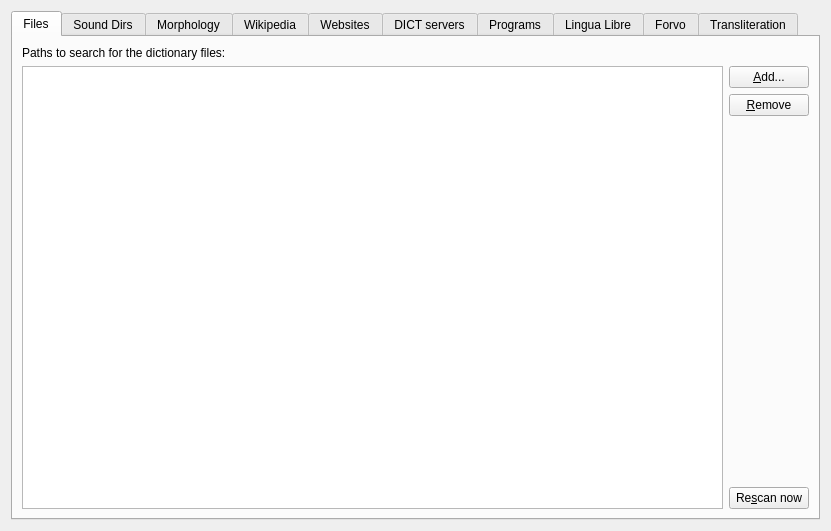
<?xml version="1.0" encoding="UTF-8"?>
<ui version="4.0">
 <class>Sources</class>
 <widget class="QWidget" name="Sources">
  <property name="geometry">
   <rect>
    <x>0</x>
    <y>0</y>
    <width>831</width>
    <height>531</height>
   </rect>
  </property>
  <property name="windowTitle">
   <string notr="true">Sources</string>
  </property>
  <layout class="QVBoxLayout" name="verticalLayout_9">
   <item>
    <widget class="QTabWidget" name="tabWidget">
     <property name="currentIndex">
      <number>0</number>
     </property>
     <property name="iconSize">
      <size>
       <width>15</width>
       <height>15</height>
      </size>
     </property>
     <property name="elideMode">
      <enum>Qt::ElideNone</enum>
     </property>
     <property name="usesScrollButtons">
      <bool>true</bool>
     </property>
     <widget class="QWidget" name="filesTab">
      <attribute name="icon">
       <iconset resource="../../resources.qrc">
        <normaloff>:/icons/folders.svg</normaloff>:/icons/folders.svg</iconset>
      </attribute>
      <attribute name="title">
       <string>Files</string>
      </attribute>
      <layout class="QVBoxLayout" name="verticalLayout_2">
       <item>
        <widget class="QLabel" name="label">
         <property name="text">
          <string>Paths to search for the dictionary files:</string>
         </property>
        </widget>
       </item>
       <item>
        <layout class="QHBoxLayout" name="horizontalLayout">
         <item>
          <widget class="QTreeView" name="paths"/>
         </item>
         <item>
          <layout class="QVBoxLayout" name="verticalLayout">
           <item>
            <widget class="QPushButton" name="addPath">
             <property name="text">
              <string>&amp;Add...</string>
             </property>
            </widget>
           </item>
           <item>
            <widget class="QPushButton" name="removePath">
             <property name="text">
              <string>&amp;Remove</string>
             </property>
            </widget>
           </item>
           <item>
            <spacer name="verticalSpacer">
             <property name="orientation">
              <enum>Qt::Vertical</enum>
             </property>
             <property name="sizeHint" stdset="0">
              <size>
               <width>17</width>
               <height>68</height>
              </size>
             </property>
            </spacer>
           </item>
           <item>
            <widget class="QPushButton" name="rescan">
             <property name="text">
              <string>Re&amp;scan now</string>
             </property>
            </widget>
           </item>
          </layout>
         </item>
        </layout>
       </item>
      </layout>
     </widget>
     <widget class="QWidget" name="tab">
      <attribute name="icon">
       <iconset resource="../../resources.qrc">
        <normaloff>:/icons/folder-sound.svg</normaloff>:/icons/folder-sound.svg</iconset>
      </attribute>
      <attribute name="title">
       <string>Sound Dirs</string>
      </attribute>
      <layout class="QVBoxLayout" name="verticalLayout_7">
       <item>
        <widget class="QLabel" name="label_3">
         <property name="text">
          <string>Make dictionaries from bunches of audiofiles by adding paths here:</string>
         </property>
        </widget>
       </item>
       <item>
        <layout class="QHBoxLayout" name="horizontalLayout_3">
         <item>
          <widget class="QTreeView" name="soundDirs"/>
         </item>
         <item>
          <layout class="QVBoxLayout" name="verticalLayout_6">
           <item>
            <widget class="QPushButton" name="addSoundDir">
             <property name="text">
              <string>&amp;Add...</string>
             </property>
            </widget>
           </item>
           <item>
            <widget class="QPushButton" name="removeSoundDir">
             <property name="text">
              <string>&amp;Remove</string>
             </property>
            </widget>
           </item>
           <item>
            <spacer name="verticalSpacer_3">
             <property name="orientation">
              <enum>Qt::Vertical</enum>
             </property>
             <property name="sizeHint" stdset="0">
              <size>
               <width>20</width>
               <height>40</height>
              </size>
             </property>
            </spacer>
           </item>
          </layout>
         </item>
        </layout>
       </item>
      </layout>
     </widget>
     <widget class="QWidget" name="tab_2">
      <attribute name="icon">
       <iconset resource="../../resources.qrc">
        <normaloff>:/icons/icon32_hunspell.png</normaloff>:/icons/icon32_hunspell.png</iconset>
      </attribute>
      <attribute name="title">
       <string>Morphology</string>
      </attribute>
      <layout class="QVBoxLayout" name="verticalLayout_8">
       <item>
        <widget class="QLabel" name="label_4">
         <property name="text">
          <string>Path to a directory with Hunspell/Myspell dictionaries:</string>
         </property>
        </widget>
       </item>
       <item>
        <layout class="QHBoxLayout" name="horizontalLayout_4">
         <item>
          <widget class="QLineEdit" name="hunspellPath">
           <property name="readOnly">
            <bool>true</bool>
           </property>
          </widget>
         </item>
         <item>
          <widget class="QPushButton" name="changeHunspellPath">
           <property name="text">
            <string>&amp;Change...</string>
           </property>
          </widget>
         </item>
        </layout>
       </item>
       <item>
        <widget class="QLabel" name="label_5">
         <property name="text">
          <string>Available morphology dictionaries:</string>
         </property>
        </widget>
       </item>
       <item>
        <layout class="QHBoxLayout" name="horizontalLayout_5">
         <item>
          <widget class="QTreeView" name="hunspellDictionaries"/>
         </item>
         <item>
          <widget class="QLabel" name="label_6">
           <property name="text">
            <string>Each morphology dictionary appears as a
separate auxiliary dictionary which
provides stem words for searches and
spelling suggestions for mistyped words.
Add appropriate dictionaries to the bottoms
of the appropriate groups to use them.</string>
           </property>
           <property name="textFormat">
            <enum>Qt::PlainText</enum>
           </property>
           <property name="wordWrap">
            <bool>false</bool>
           </property>
          </widget>
         </item>
        </layout>
       </item>
      </layout>
     </widget>
     <widget class="QWidget" name="mediaWikisTab">
      <attribute name="icon">
       <iconset resource="../../resources.qrc">
        <normaloff>:/icons/icon32_wiki.png</normaloff>:/icons/icon32_wiki.png</iconset>
      </attribute>
      <attribute name="title">
       <string>Wikipedia</string>
      </attribute>
      <layout class="QVBoxLayout" name="verticalLayout_4">
       <item>
        <widget class="QLabel" name="label_2">
         <property name="text">
          <string>Wikipedia (MediaWiki) sites:</string>
         </property>
        </widget>
       </item>
       <item>
        <layout class="QHBoxLayout" name="horizontalLayout_2">
         <item>
          <widget class="QTreeView" name="mediaWikis"/>
         </item>
         <item>
          <layout class="QVBoxLayout" name="verticalLayout_3">
           <item>
            <widget class="QPushButton" name="addMediaWiki">
             <property name="text">
              <string>&amp;Add...</string>
             </property>
            </widget>
           </item>
           <item>
            <widget class="QPushButton" name="removeMediaWiki">
             <property name="text">
              <string>&amp;Remove</string>
             </property>
            </widget>
           </item>
           <item>
            <spacer name="verticalSpacer_2">
             <property name="orientation">
              <enum>Qt::Vertical</enum>
             </property>
             <property name="sizeType">
              <enum>QSizePolicy::Expanding</enum>
             </property>
             <property name="sizeHint" stdset="0">
              <size>
               <width>20</width>
               <height>40</height>
              </size>
             </property>
            </spacer>
           </item>
          </layout>
         </item>
        </layout>
       </item>
      </layout>
     </widget>
     <widget class="QWidget" name="tab_4">
      <attribute name="icon">
       <iconset resource="../../resources.qrc">
        <normaloff>:/icons/internet.svg</normaloff>:/icons/internet.svg</iconset>
      </attribute>
      <attribute name="title">
       <string>Websites</string>
      </attribute>
      <layout class="QVBoxLayout" name="verticalLayout_11">
       <item>
        <widget class="QLabel" name="label_9">
         <property name="text">
          <string>Any websites. A string %GDWORD% will be replaced with the query word:</string>
         </property>
        </widget>
       </item>
       <item>
        <layout class="QHBoxLayout" name="horizontalLayout_6">
         <item>
          <widget class="QTreeView" name="webSites"/>
         </item>
         <item>
          <layout class="QVBoxLayout" name="verticalLayout_10">
           <item>
            <widget class="QPushButton" name="addWebSite">
             <property name="text">
              <string>&amp;Add...</string>
             </property>
            </widget>
           </item>
           <item>
            <widget class="QPushButton" name="removeWebSite">
             <property name="text">
              <string>&amp;Remove</string>
             </property>
            </widget>
           </item>
           <item>
            <spacer name="verticalSpacer_8">
             <property name="orientation">
              <enum>Qt::Vertical</enum>
             </property>
             <property name="sizeHint" stdset="0">
              <size>
               <width>20</width>
               <height>40</height>
              </size>
             </property>
            </spacer>
           </item>
          </layout>
         </item>
        </layout>
       </item>
      </layout>
     </widget>
     <widget class="QWidget" name="dictdTab">
      <attribute name="icon">
       <iconset resource="../../resources.qrc">
        <normaloff>:/icons/network.svg</normaloff>:/icons/network.svg</iconset>
      </attribute>
      <attribute name="title">
       <string>DICT servers</string>
      </attribute>
      <layout class="QVBoxLayout" name="verticalLayout_16">
       <item>
        <widget class="QLabel" name="label_116">
         <property name="text">
          <string>DICT servers:</string>
         </property>
        </widget>
       </item>
       <item>
        <layout class="QHBoxLayout" name="horizontalLayout_16">
         <item>
          <widget class="QTreeView" name="dictServers"/>
         </item>
         <item>
          <layout class="QVBoxLayout" name="verticalLayout_17">
           <item>
            <widget class="QPushButton" name="addDictServer">
             <property name="text">
              <string>&amp;Add...</string>
             </property>
            </widget>
           </item>
           <item>
            <widget class="QPushButton" name="removeDictServer">
             <property name="text">
              <string>&amp;Remove</string>
             </property>
            </widget>
           </item>
           <item>
            <spacer name="verticalSpacer_18">
             <property name="orientation">
              <enum>Qt::Vertical</enum>
             </property>
             <property name="sizeHint" stdset="0">
              <size>
               <width>20</width>
               <height>40</height>
              </size>
             </property>
            </spacer>
           </item>
          </layout>
         </item>
        </layout>
       </item>
      </layout>
     </widget>
     <widget class="QWidget" name="tab_6">
      <attribute name="icon">
       <iconset resource="../../resources.qrc">
        <normaloff>:/icons/programs.svg</normaloff>:/icons/programs.svg</iconset>
      </attribute>
      <attribute name="title">
       <string>Programs</string>
      </attribute>
      <layout class="QVBoxLayout" name="verticalLayout_15">
       <item>
        <widget class="QLabel" name="label_16">
         <property name="text">
          <string>Any external programs. A string %GDWORD% will be replaced with the query word. A string %GDSEARCH% will be replaced with the text in the search bar. If both of the parameters are not provided, the headword will be fed into standard input.</string>
         </property>
         <property name="wordWrap">
          <bool>true</bool>
         </property>
        </widget>
       </item>
       <item>
        <layout class="QHBoxLayout" name="horizontalLayout_7">
         <item>
          <widget class="QTreeView" name="programs"/>
         </item>
         <item>
          <layout class="QVBoxLayout" name="verticalLayout_14">
           <item>
            <widget class="QPushButton" name="addProgram">
             <property name="text">
              <string>&amp;Add...</string>
             </property>
            </widget>
           </item>
           <item>
            <widget class="QPushButton" name="removeProgram">
             <property name="text">
              <string>&amp;Remove</string>
             </property>
            </widget>
           </item>
           <item>
            <spacer name="verticalSpacer_12">
             <property name="orientation">
              <enum>Qt::Vertical</enum>
             </property>
             <property name="sizeHint" stdset="0">
              <size>
               <width>20</width>
               <height>40</height>
              </size>
             </property>
            </spacer>
           </item>
          </layout>
         </item>
        </layout>
       </item>
      </layout>
     </widget>
     <widget class="QWidget" name="tab_lingua">
      <attribute name="icon">
       <iconset resource="../../resources.qrc">
        <normaloff>:/icons/lingualibre.svg</normaloff>:/icons/lingualibre.svg</iconset>
      </attribute>
      <attribute name="title">
       <string>Lingua Libre</string>
      </attribute>
      <layout class="QVBoxLayout" name="verticalLayout_5">
       <item>
        <widget class="QLabel" name="label_17">
         <property name="text">
          <string>&lt;html&gt;&lt;head/&gt;&lt;body&gt;&lt;p&gt;Pronunciations provided by &lt;a href=&quot;https://lingualibre.org&quot;&gt;&lt;span style=&quot; text-decoration: underline; color:#2980b9;&quot;&gt;Lingua Libre&lt;/span&gt;&lt;/a&gt;, a collaborative linguistic media library of Wikimedia France. &lt;/p&gt;&lt;/body&gt;&lt;/html&gt;</string>
         </property>
         <property name="openExternalLinks">
          <bool>true</bool>
         </property>
        </widget>
       </item>
       <item>
        <widget class="QGroupBox" name="linguaEnabled">
         <property name="title">
          <string>Enable Lingua Libre</string>
         </property>
         <property name="checkable">
          <bool>true</bool>
         </property>
         <layout class="QFormLayout" name="formLayout_2">
          <item row="0" column="0">
           <widget class="QLabel" name="label_18">
            <property name="text">
             <string>ISO 639-3 language code</string>
            </property>
           </widget>
          </item>
          <item row="0" column="1">
           <widget class="QLineEdit" name="linguaLangCode"/>
          </item>
          <item row="1" column="1">
           <widget class="QLabel" name="label_19">
            <property name="text">
             <string>Examples:  &amp;quot;eng&amp;quot; for English, &amp;quot;fra&amp;quot; for French &lt;br&gt;

Full list of availiable languages can be found &lt;a href=&quot;https://lingualibre.org/wiki/LinguaLibre:Stats/Languages&quot;&gt; here &lt;/a&gt;</string>
            </property>
            <property name="openExternalLinks">
             <bool>true</bool>
            </property>
           </widget>
          </item>
         </layout>
        </widget>
       </item>
       <item>
        <spacer name="verticalSpacer_4">
         <property name="orientation">
          <enum>Qt::Vertical</enum>
         </property>
         <property name="sizeHint" stdset="0">
          <size>
           <width>20</width>
           <height>40</height>
          </size>
         </property>
        </spacer>
       </item>
      </layout>
     </widget>
     <widget class="QWidget" name="tab_5">
      <attribute name="icon">
       <iconset resource="../../resources.qrc">
        <normaloff>:/icons/forvo.png</normaloff>:/icons/forvo.png</iconset>
      </attribute>
      <attribute name="title">
       <string>Forvo</string>
      </attribute>
      <layout class="QVBoxLayout" name="verticalLayout_13">
       <item>
        <widget class="QLabel" name="label_11">
         <property name="sizePolicy">
          <sizepolicy hsizetype="Preferred" vsizetype="Preferred">
           <horstretch>0</horstretch>
           <verstretch>0</verstretch>
          </sizepolicy>
         </property>
         <property name="text">
          <string>Live pronunciations from &lt;a href=&quot;http://www.forvo.com/&quot;&gt;forvo.com&lt;/a&gt;. The site allows people to record and share word pronunciations. You can listen to them from GoldenDict.</string>
         </property>
         <property name="wordWrap">
          <bool>true</bool>
         </property>
         <property name="openExternalLinks">
          <bool>true</bool>
         </property>
        </widget>
       </item>
       <item>
        <widget class="QGroupBox" name="forvoEnabled">
         <property name="title">
          <string>Enable pronunciations from Forvo</string>
         </property>
         <property name="checkable">
          <bool>true</bool>
         </property>
         <property name="checked">
          <bool>true</bool>
         </property>
         <layout class="QVBoxLayout" name="verticalLayout_12">
          <item>
           <layout class="QFormLayout" name="formLayout">
            <property name="fieldGrowthPolicy">
             <enum>QFormLayout::ExpandingFieldsGrow</enum>
            </property>
            <item row="0" column="0">
             <widget class="QLabel" name="label_12">
              <property name="text">
               <string>API Key:</string>
              </property>
             </widget>
            </item>
            <item row="0" column="1">
             <widget class="QLineEdit" name="forvoApiKey">
              <property name="toolTip">
               <string>&lt;html&gt;&lt;head/&gt;&lt;body&gt;&lt;p&gt;Use of Forvo currently requires an API key, register on the site to get your own key.&lt;/p&gt;&lt;/body&gt;&lt;/html&gt;</string>
              </property>
             </widget>
            </item>
            <item row="1" column="0">
             <spacer name="horizontalSpacer_2">
              <property name="orientation">
               <enum>Qt::Horizontal</enum>
              </property>
              <property name="sizeType">
               <enum>QSizePolicy::Fixed</enum>
              </property>
              <property name="sizeHint" stdset="0">
               <size>
                <width>18</width>
                <height>20</height>
               </size>
              </property>
             </spacer>
            </item>
            <item row="1" column="1">
             <widget class="QLabel" name="label_13">
              <property name="text">
               <string>&lt;html&gt;&lt;head/&gt;&lt;body&gt;&lt;p&gt;Get your own key &lt;a href=&quot;http://api.forvo.com/key/&quot;&gt;&lt;span style=&quot; text-decoration: underline; color:#0000ff;&quot;&gt;here&lt;/span&gt;&lt;/a&gt;&lt;/p&gt;&lt;/body&gt;&lt;/html&gt;</string>
              </property>
              <property name="wordWrap">
               <bool>false</bool>
              </property>
              <property name="openExternalLinks">
               <bool>true</bool>
              </property>
             </widget>
            </item>
            <item row="2" column="0">
             <widget class="QLabel" name="label_14">
              <property name="text">
               <string>Language codes (comma-separated):</string>
              </property>
             </widget>
            </item>
            <item row="2" column="1">
             <widget class="QLineEdit" name="forvoLanguageCodes">
              <property name="toolTip">
               <string>List of language codes you would like to have. Example: &quot;en, ru&quot;.</string>
              </property>
             </widget>
            </item>
            <item row="3" column="0">
             <spacer name="horizontalSpacer">
              <property name="orientation">
               <enum>Qt::Horizontal</enum>
              </property>
              <property name="sizeType">
               <enum>QSizePolicy::Fixed</enum>
              </property>
              <property name="sizeHint" stdset="0">
               <size>
                <width>18</width>
                <height>20</height>
               </size>
              </property>
             </spacer>
            </item>
            <item row="3" column="1">
             <widget class="QLabel" name="label_15">
              <property name="text">
               <string>Full list of language codes is available &lt;a href=&quot;http://www.forvo.com/languages-codes/&quot;&gt;here&lt;/a&gt;.</string>
              </property>
              <property name="openExternalLinks">
               <bool>true</bool>
              </property>
             </widget>
            </item>
           </layout>
          </item>
          <item>
           <spacer name="verticalSpacer_10">
            <property name="orientation">
             <enum>Qt::Vertical</enum>
            </property>
            <property name="sizeHint" stdset="0">
             <size>
              <width>20</width>
              <height>40</height>
             </size>
            </property>
           </spacer>
          </item>
         </layout>
        </widget>
       </item>
      </layout>
     </widget>
     <widget class="QWidget" name="tab_3">
      <attribute name="icon">
       <iconset resource="../../resources.qrc">
        <normaloff>:/icons/transliteration.png</normaloff>:/icons/transliteration.png</iconset>
      </attribute>
      <attribute name="title">
       <string>Transliteration</string>
      </attribute>
      <layout class="QVBoxLayout" name="transliterationLayout">
       <property name="spacing">
        <number>6</number>
       </property>
       <item>
        <layout class="QGridLayout" name="gridLayout_2">
         <item row="0" column="1">
          <widget class="QCheckBox" name="enableGreekTransliteration">
           <property name="text">
            <string>Greek transliteration</string>
           </property>
           <property name="icon">
            <iconset resource="../../icons/flags.qrc">
             <normaloff>:/flags/gr.png</normaloff>:/flags/gr.png</iconset>
           </property>
          </widget>
         </item>
         <item row="0" column="0">
          <widget class="QCheckBox" name="enableRussianTransliteration">
           <property name="text">
            <string>Russian transliteration</string>
           </property>
           <property name="icon">
            <iconset resource="../../icons/flags.qrc">
             <normaloff>:/flags/ru.png</normaloff>:/flags/ru.png</iconset>
           </property>
          </widget>
         </item>
         <item row="1" column="0">
          <widget class="QCheckBox" name="enableGermanTransliteration">
           <property name="text">
            <string>German transliteration</string>
           </property>
           <property name="icon">
            <iconset resource="../../icons/flags.qrc">
             <normaloff>:/flags/de.png</normaloff>:/flags/de.png</iconset>
           </property>
          </widget>
         </item>
         <item row="1" column="1">
          <widget class="QCheckBox" name="enableBelarusianTransliteration">
           <property name="text">
            <string>Belarusian transliteration</string>
           </property>
           <property name="icon">
            <iconset resource="../../icons/flags.qrc">
             <normaloff>:/flags/by.png</normaloff>:/flags/by.png</iconset>
           </property>
          </widget>
         </item>
        </layout>
       </item>
       <item>
        <widget class="QGroupBox" name="enableRomaji">
         <property name="toolTip">
          <string>Enables to use the Latin alphabet to write the Japanese language</string>
         </property>
         <property name="title">
          <string>Japanese Romaji</string>
         </property>
         <property name="checkable">
          <bool>true</bool>
         </property>
         <property name="checked">
          <bool>true</bool>
         </property>
         <layout class="QGridLayout" name="gridLayout">
          <item row="0" column="1">
           <widget class="QCheckBox" name="enableHepburn">
            <property name="toolTip">
             <string>The most widely used method of transcription of Japanese,
based on English phonology</string>
            </property>
            <property name="text">
             <string>Hepburn</string>
            </property>
           </widget>
          </item>
          <item row="0" column="0">
           <widget class="QLabel" name="label_7">
            <property name="text">
             <string>Systems:</string>
            </property>
           </widget>
          </item>
          <item row="1" column="1">
           <widget class="QCheckBox" name="enableHiragana">
            <property name="toolTip">
             <string>Hiragana Japanese syllabary</string>
            </property>
            <property name="text">
             <string>Hiragana</string>
            </property>
           </widget>
          </item>
          <item row="1" column="0">
           <widget class="QLabel" name="label_8">
            <property name="text">
             <string>Syllabaries:</string>
            </property>
           </widget>
          </item>
          <item row="1" column="3">
           <widget class="QCheckBox" name="enableKatakana">
            <property name="toolTip">
             <string>Katakana Japanese syllabary</string>
            </property>
            <property name="text">
             <string>Katakana</string>
            </property>
           </widget>
          </item>
         </layout>
        </widget>
       </item>
       <item>
        <layout class="QVBoxLayout" name="verticalLayout_18">
         <item>
          <widget class="QGroupBox" name="enableCustomTransliteration">
           <property name="title">
            <string>Custom transliteration</string>
           </property>
           <property name="checkable">
            <bool>true</bool>
           </property>
           <layout class="QVBoxLayout" name="verticalLayout_19">
            <item>
             <widget class="QLabel" name="label_21">
              <property name="text">
               <string>This only applied in search phrase, with each line represent a transliteration,semicolon seperated. For example, ae;æ,users can input ae to represent æ in the target word.</string>
              </property>
              <property name="wordWrap">
               <bool>true</bool>
              </property>
             </widget>
            </item>
            <item>
             <widget class="QPlainTextEdit" name="customTransliteration">
              <property name="placeholderText">
               <string>ae;æ #this is an example</string>
              </property>
             </widget>
            </item>
           </layout>
          </widget>
         </item>
        </layout>
       </item>
      </layout>
     </widget>
    </widget>
   </item>
  </layout>
 </widget>
 <tabstops>
  <tabstop>enableRussianTransliteration</tabstop>
  <tabstop>enableGermanTransliteration</tabstop>
  <tabstop>enableRomaji</tabstop>
  <tabstop>enableHepburn</tabstop>
  <tabstop>enableHiragana</tabstop>
  <tabstop>enableKatakana</tabstop>
  <tabstop>hunspellPath</tabstop>
  <tabstop>changeHunspellPath</tabstop>
  <tabstop>hunspellDictionaries</tabstop>
  <tabstop>mediaWikis</tabstop>
  <tabstop>addMediaWiki</tabstop>
  <tabstop>removeMediaWiki</tabstop>
  <tabstop>tabWidget</tabstop>
  <tabstop>addPath</tabstop>
  <tabstop>removePath</tabstop>
  <tabstop>rescan</tabstop>
  <tabstop>soundDirs</tabstop>
  <tabstop>addSoundDir</tabstop>
  <tabstop>removeSoundDir</tabstop>
  <tabstop>paths</tabstop>
 </tabstops>
 <resources>
  <include location="../../icons/flags.qrc"/>
  <include location="../../resources.qrc"/>
 </resources>
 <connections/>
</ui>
